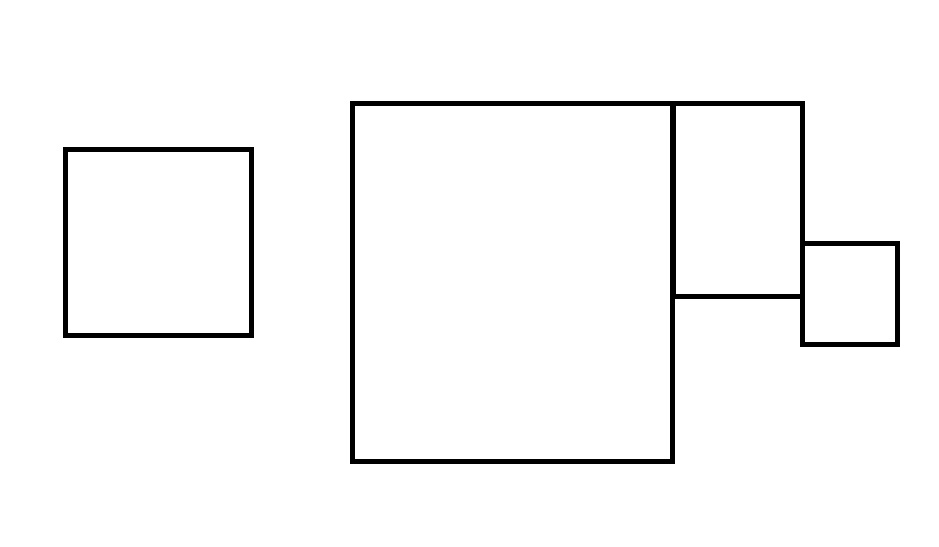
#> input picture Leitura/planta_TESTE.jpg, 939 x 547 px, found by its file name
$ python scan.py
#> lines starting #> are read from the running program, lines starting #| are printed output that depends on the picture; after the words box and inside, x2 and y2 are one past the last pixel; in counts of white or black regions, pixels touching at a corner belong together
import cv2 as cv

# Lê a imagem
img = cv.imread('Modelos/planta_TESTE.jpg')
#> img is the input picture: shape (547, 939, 3); min 0, max 255, mean 247.8

# Desfoca a imagem
blur = cv.GaussianBlur(img, (11,11), cv.BORDER_DEFAULT)
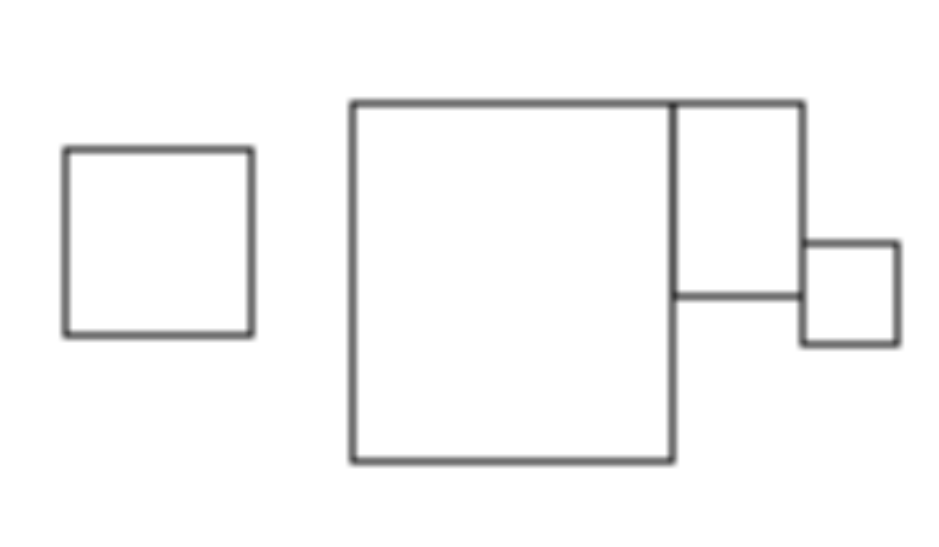
#> blur: shape (547, 939, 3); min 50, max 255, mean 247.8

# Deteta as bordas da imagem
canny = cv.Canny(blur, 125, 175)
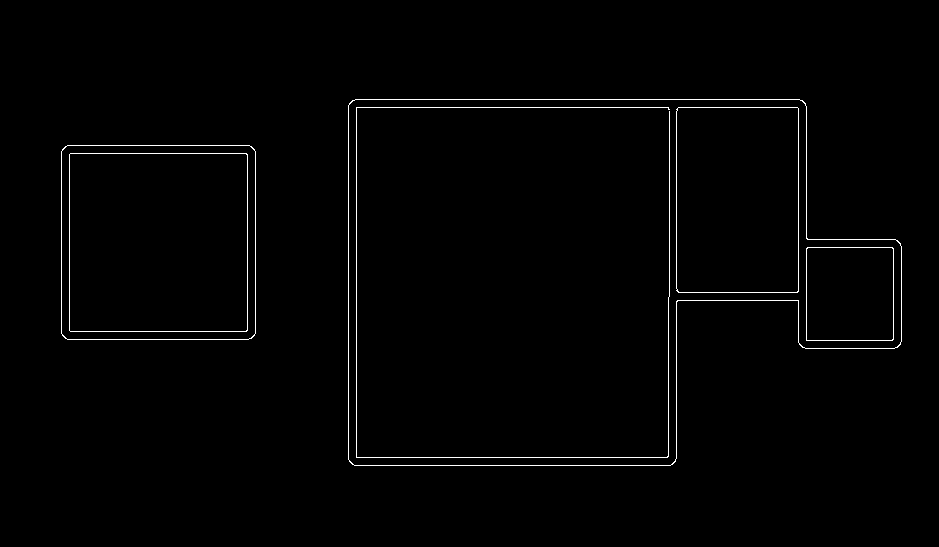
#> canny: shape (547, 939); 1.1% white in thin lines or dots, all inside (x1, y1, x2, y2) = (61, 99, 902, 466)
#> (the run stopped early here; a loop or call above may not have finished)

$ run again, with Leitura/planta01.jpg copied over Leitura/planta_TESTE.jpg
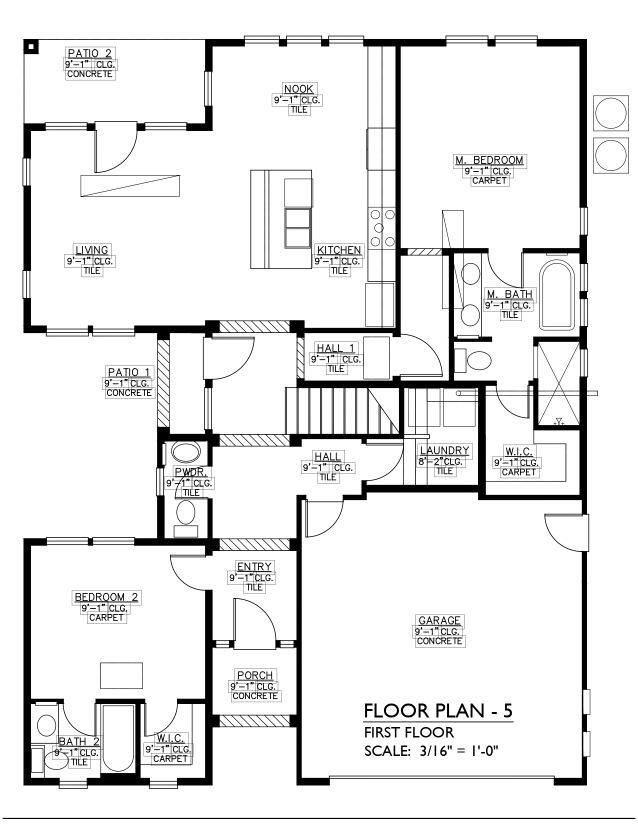
#> input picture Leitura/planta01.jpg, 1275 x 1650 px, found by its file name (shown at 1/2 size)
#> img is the input picture: shape (1650, 1275, 3); min 0, max 255, mean 233
#> `blur = cv.GaussianBlur(img, (11,11), cv.BORDER_DEFAULT)`:
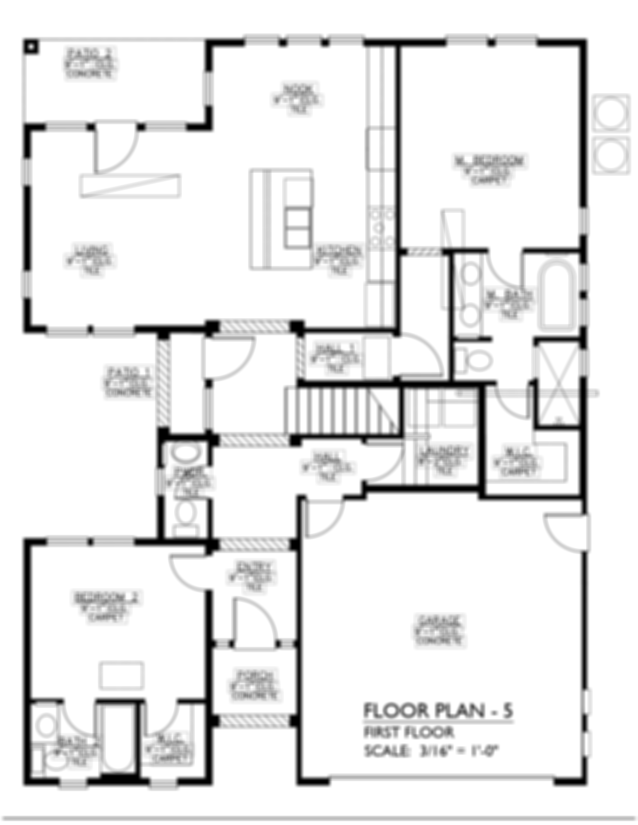
#> blur: shape (1650, 1275, 3) (shown at 1/2 size); min 0, max 255, mean 233
#> `canny = cv.Canny(blur, 125, 175)`:
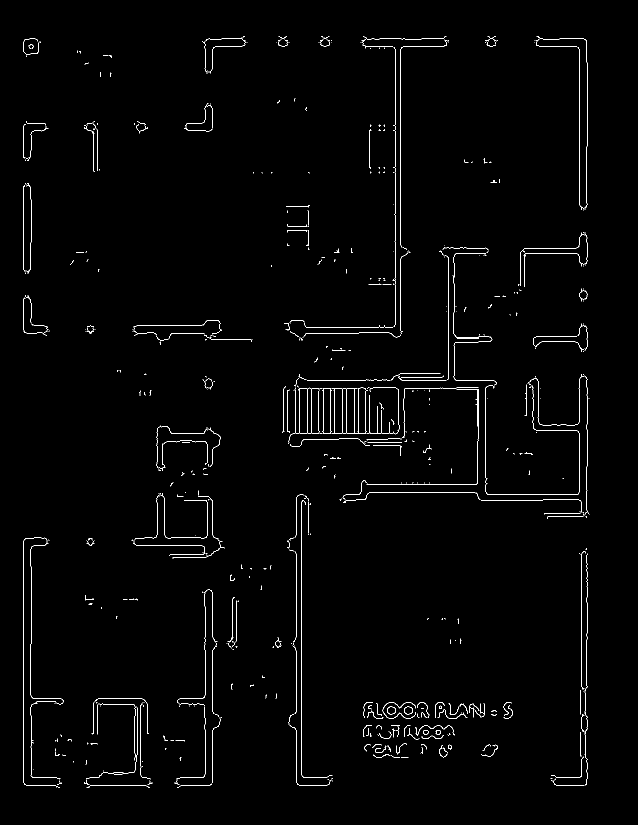
#> canny: shape (1650, 1275) (shown at 1/2 size); 1.2% white in thin lines or dots, all inside (x1, y1, x2, y2) = (46, 73, 1179, 1576)
